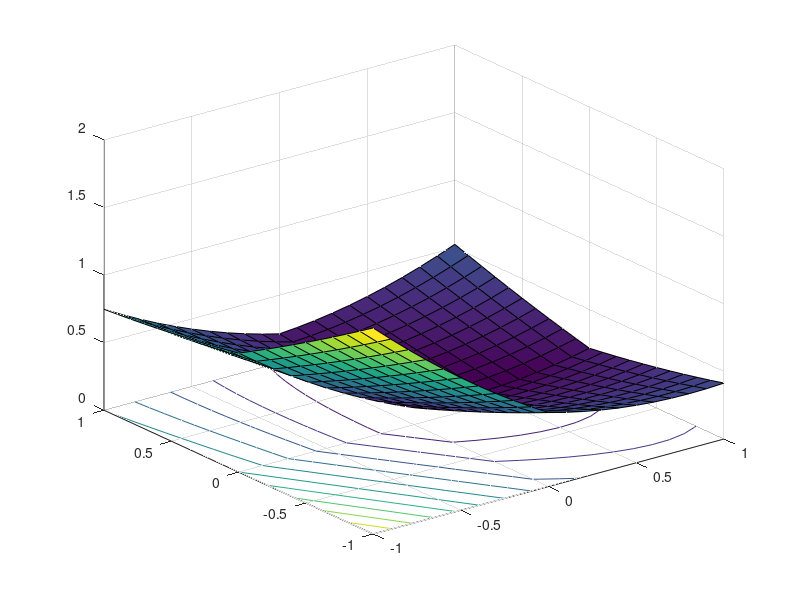

The MATLAB script that drew this image: (Note: this script raises an error after producing the figure.)
clear all
close all
%%
D = [2 1]/3;
v = 0.5;
lambda = 0.2;
gamma = 0.4;

beta = D*D';
disp(gamma < 2/beta)

%%
fg = @(s1,s2) 0.5*(v-(D(1)*s1+D(2)*s2)).^2 + lambda*(abs(s1)+abs(s2));

figure(1)

s1 = -1:.1:1;
s2 = -1:.1:1;
[S1,S2] = meshgrid(s1,s2);
F = fg(S1,S2);
hf = surfc(s1,s2,F);
hf(1).FaceAlpha = 0.25;
%hf(1).FaceColor = 'green';
hf(1).EdgeAlpha = 0.25;
hf(1).EdgeColor = 'interp';
hf(2).LineWidth = 1;
%hf(2).LevelStep = 0.1;


[az,el] = view;
view(az+90,el)


xlabel('s_1')
ylabel('s_2')
zlabel('f(s)+g(s)')

hold on

%

s = [0, -0.75].';
for idx=0:19
    x(1,1) = s(1);
    x(2,1) = s(2);
    
    c = s-gamma*(D'*(D*s-v));
    t = sign(c).*max(abs(c)-gamma*lambda,0);
    
    x(1,2) = t(1);
    x(2,2) = t(2);
    %
    hp = quiver(x(1,1),x(2,1),x(1,2)-x(1,1),x(2,2)-x(2,1));
    hp.Marker = 'o';
    hp.ShowArrowHead = 'on';
    hp.MaxHeadSize = 120;
    hp.MarkerSize = 6;
    hp.MarkerEdgeColor = 'r';
    %hp.MarkerFaceColor = 'r';
    hp.Color = 'r';
    hp.LineWidth = 2;
    %hp.LineStyle = ':';

    
    s = t;
end
hp.Parent.FontSize = 18;
hp.Parent.LineWidth = 1;
hp.Parent.ZLim = [0 1.5];

hold off
